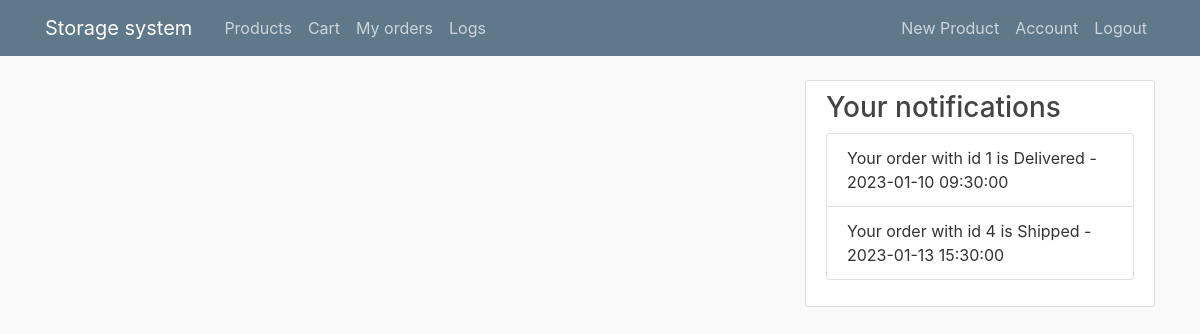
Page /notifications (signed in) on the committed database.
### flaskblog/models.py (models this page shows)
class Notification(db.Model):
    id = db.Column(db.Integer, primary_key=True)
    userId = db.Column(db.Integer, db.ForeignKey('user.id'))
    message = db.Column(db.Text, nullable=False)
    timestamp = db.Column(db.DateTime, nullable=False, default=datetime.utcnow)

### flaskblog/notifications/routes.py (the view)
@notifications.route('/notifications')
@login_required
def get_notifications():
    user_id = current_user.id
    user_notifications = Notification.query.filter_by(userId=user_id).order_by(Notification.timestamp.desc()).all()
    return render_template('layout.html', notifications=user_notifications)

### flaskblog/models.py (called while the page is built)
@login_manager.user_loader
def load_user(user_id):
    return User.query.get(int(user_id))

    def has_roles(self, role):
        if isinstance(role, str):
            return role in (role.name for role in self.roles)
        else:
            return role in self.roles

### flaskblog/templates/layout.html (shortened to what this page needs)
<!DOCTYPE html>
<html>
<head>
    <link rel="stylesheet" href="https://maxcdn.bootstrapcdn.com/bootstrap/4.0.0/css/bootstrap.min.css">
    <link rel="stylesheet" type="text/css" href="{{ url_for('static', filename='main.css') }}">
</head>
<body>
    <header class="site-header">
      <nav class="navbar navbar-expand-md navbar-dark bg-steel fixed-top">
        <div class="container">
          <a class="navbar-brand mr-4" href="/">Storage system</a>
          <div class="collapse navbar-collapse" id="navbarToggle">
            <div class="navbar-nav mr-auto">
              {% if current_user.is_authenticated %}
                <a class="nav-item nav-link" href="{{ url_for('main.products') }}">Products</a>
                <a class="nav-item nav-link" href="{{ url_for('main.cart') }}">Cart</a>
                <a class="nav-item nav-link" href="{{ url_for('main.orders') }}">My orders</a>
                   {% if current_user.is_authenticated %}
                    {% if current_user.has_roles('admin') %}
                  <a class="nav-item nav-link" href="{{ url_for('logs.get_logs') }}">Logs</a>
                    {% endif %}
                {% endif %}
              {% endif %}
            </div>
            <div class="navbar-nav">
              {% if current_user.is_authenticated %}
                {% if current_user.has_roles('admin') %}
                  <a class="nav-item nav-link" href="{{ url_for('products.new_product') }}">New Product</a>
                {% endif %}
                <a class="nav-item nav-link" href="{{ url_for('users.account') }}">Account</a>
                <a class="nav-item nav-link" href="{{ url_for('users.logout') }}">Logout</a>
              {% else %}
                <a class="nav-item nav-link" href="{{ url_for('users.login') }}">Login</a>
                <a class="nav-item nav-link" href="{{ url_for('users.register') }}">Register</a>
              {% endif %}
            </div>
          </div>
        </div>
      </nav>
    </header>
    <main role="main" class="container">
      <div class="row">
        <div class="col-md-8">
        </div>
      {% if current_user.is_authenticated %}
        <div class="col-md-4">
          <div class="content-section">
            <h3>Your notifications</h3>
              <ul class="list-group">
                 <ul class="list-group">
                    {% for notification in current_user.notifications %}
                        <li class="list-group-item">
                    {{ notification.message }} - {{ notification.timestamp }}
                        </li>
                    {% endfor %}
                </ul>
              </ul>
          </div>
        </div>
      {% endif %}
      </div>
    </main>
</body>
</html>

### flaskblog/static/main.css (style rules this page uses)
body { background: #fafafa; color: #333333; margin-top: 5rem; }
h1, h2, h3, h4, h5, h6 { color: #444444; }
.bg-steel { background-color: #5f788a; }
.site-header .navbar-nav .nav-link { color: #cbd5db; }
.content-section { background: #ffffff; padding: 10px 20px; border: 1px solid #dddddd; border-radius: 3px; margin-bottom: 20px; }

### rows in the picture
Notification: message "Your order with id 1 is Delivered", timestamp "2023-01-10 09:30:00"
Notification: message "Your order with id 4 is Shipped", timestamp "2023-01-13 15:30:00"
